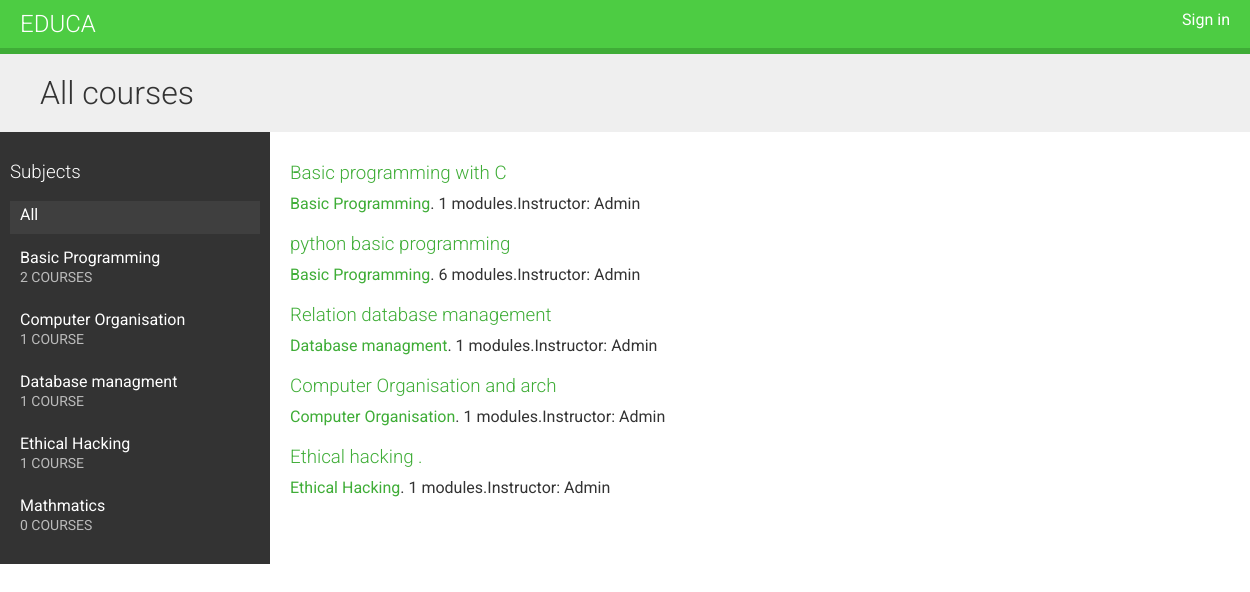
The page / on the database its author committed.
### courses/models.py (models this page shows, shortened)
class Subject(models.Model):
    title = models.CharField(max_length=150)
    slug = models.SlugField(max_length=150,unique=True)
    class Meta:
        ordering = ['title']
    def __str__(self):
        return self.title

class Course(models.Model):
    owner = models.ForeignKey(User,
                              related_name='course_created',
                              on_delete=models.CASCADE)
    subject = models.ForeignKey(Subject,
                                related_name='courses',
                                on_delete=models.CASCADE)
    title = models.CharField(max_length=150)
    slug = models.SlugField(max_length=150,unique=True)
    overview = models.TextField()
    created = models.DateTimeField(auto_now_add=True)
    students = models.ManyToManyField(User,
                                      related_name = 'courses_joined',
                                      blank=True)
    class Meta:
        ordering = ['-created']

### courses/views.py (the view)
# urls.py: path('', CourseListView.as_view(), name='course_list'),
class CourseListView(TemplateResponseMixin,View):
    model = Course
    template_name = 'courses/course/list.html'
    def get(self,request,subject=None):
        subjects = Subject.objects.annotate(
            total_courses = Count('courses')
        )
        courses = Course.objects.annotate(
            total_modules = Count('modules')
        )
        if subject :
            subject = get_object_or_404(Subject,slug=subject)
            courses = courses.filter(subject=subject)
        return self.render_to_response({
            'subjects' : subjects,
            'subject' : subject,
            'courses' : courses
         })

### courses/templates/courses/course/list.html (shortened to what this page needs)
{% extends "base.html" %}
{% block content %}
   <h1>
    {% if subject %}
       {{ subject.title }} courses
    {% else %}
       All courses
    {% endif %}
 </h1>
 <div class="contents">
   <h3>Subjects</h3>
   <ul id="modules">
        <li {% if not subject %}class="selected"{% endif %}>
        <a href="{% url "course_list" %}">All</a>
        </li>
        {% for s in subjects %}
            <li {% if subject == s %}class="selected"{% endif %}>
            <a href="{% url "course_list_subject" s.slug %}">
            {{ s.title }}
            <br>
            <span>
            {{ s.total_courses }} course{{ s.total_courses|pluralize }}
            </span>
            </a>
            </li>
        {% endfor %}
    </ul>
 </div>
 <div class="module">
    {% for course in courses %}
        {% with subject=course.subject %}
            <h3>
            <a href="{% url "course_detail" course.slug %}">{{ course.title }}</a>
            </h3>
            <p>
            <a href="{% url "course_list_subject" subject.slug %}">{{ subject}}</a>.
            {{ course.total_modules }} modules.Instructor: {{ course.owner }}
            </p>
        {% endwith %}
    {% endfor %}
 </div>
{% endblock %}

### courses/templates/base.html (shortened to what this page needs)
{% load static %}
<!DOCTYPE html>
<html>
    <head>
        <link href="{% static "css/base.css" %}" rel="stylesheet">
    </head>
    <body>
        <div id="header">
            <a href="/" class="logo">Educa</a>
             <ul class="menu">
                {% if request.user.is_authenticated %}
                    <li>
                        <form action="{% url 'logout' %}" method="post" style="display: inline;">
                            {% csrf_token %}
                            <a href="#" onclick="this.closest('form').submit(); return false;">Sign out</a>
                        </form>
                    </li>
                {% else %}
                    <li><a href="{% url 'login' %}">Sign in</a></li>
                {% endif %}
            </ul>
        </div>
        <div id="content">
            {% block content %}
            {% endblock %}
        </div>
    </body>
</html>

### courses/static/css/base.css (style rules this page uses)
body { margin:0; font-family:'Roboto', sans-serif; font-weight:400; color:#333; }
a { color:#3fad37; text-decoration:none; }
ul { float:left; }
h1, h2, h3, h4, h5, h6 { font-family:'Roboto', sans-serif; font-weight:300; }
h1 { background:#efefef; width:100%; overflow:auto; padding:20px 0 20px 40px; margin:0; }
.module { padding:10px 20px; float:left; width:600px; }
.module h3 { margin:20px 0 0; padding:0; width:100%; }
.module p { margin:10px 0 20px; width:100%; float:left; }
#header { background:#4dcc43; overflow:auto; padding:10px 20px; border-bottom:6px solid #3fad37; }
#header .logo { text-decoration:none; font-family:'Roboto', sans-serif; font-weight:300; text-transform:uppercase; font-size:24px; color:#fff; float:left; }
#header a { color:#fff; }
#header .menu { list-style:none; float:right; margin:0; padding:0; }
.contents { width:20%; padding:10px; float:left; background:#333; color: #fff; font-family:'Roboto', sans-serif; }
.contents ul { list-style:none; margin:0; padding:0; width:100%; }
.contents ul li { margin:0 0 10px 0; padding:4px 10px 10px; overflow:auto; cursor:move; }
.contents ul li.selected { background:#3f3f3f; }
.contents ul span { text-transform:uppercase; color:#bbb; font-size:14px; }
.contents ul a { display:block; color:#fff; text-decoration:none; }

### rows shown on the page
Subject: title "Basic Programming", total_courses "2"
Subject: title "Computer Organisation", total_courses "1"
Subject: title "Database managment", total_courses "1"
Subject: title "Ethical Hacking", total_courses "1"
Subject: title "Mathmatics", total_courses "0"
Course: title "Basic programming with C", subject "Basic Programming", total_modules "1", owner "Admin"
Course: title "python basic programming", subject "Basic Programming", total_modules "6", owner "Admin"
Course: title "Relation database management", subject "Database managment", total_modules "1", owner "Admin"
Course: title "Computer Organisation and arch", subject "Computer Organisation", total_modules "1", owner "Admin"
Course: title "Ethical hacking .", subject "Ethical Hacking", total_modules "1", owner "Admin"
